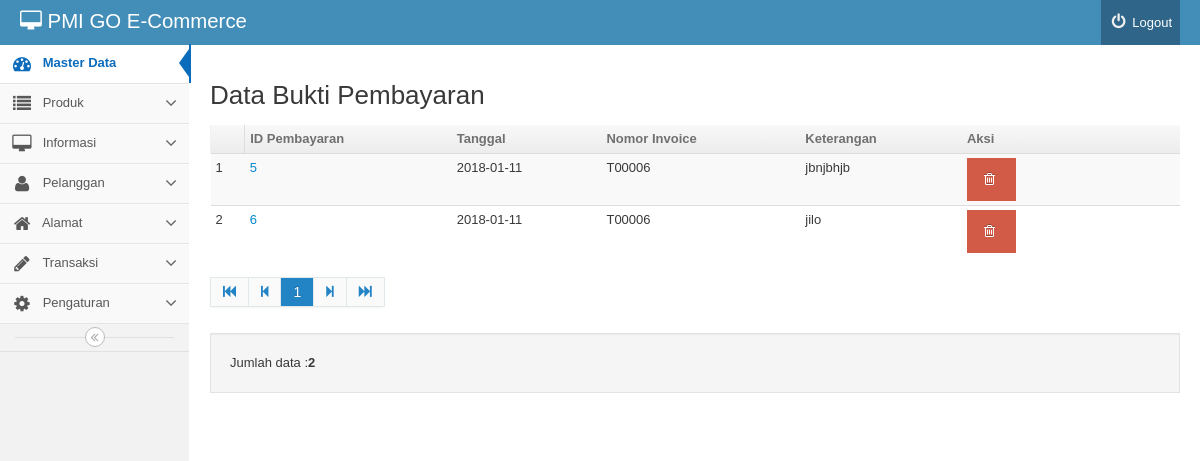
The app's page /backend/index.php?mod=bukti&pg=konfirmasi_view (signed in), older data.
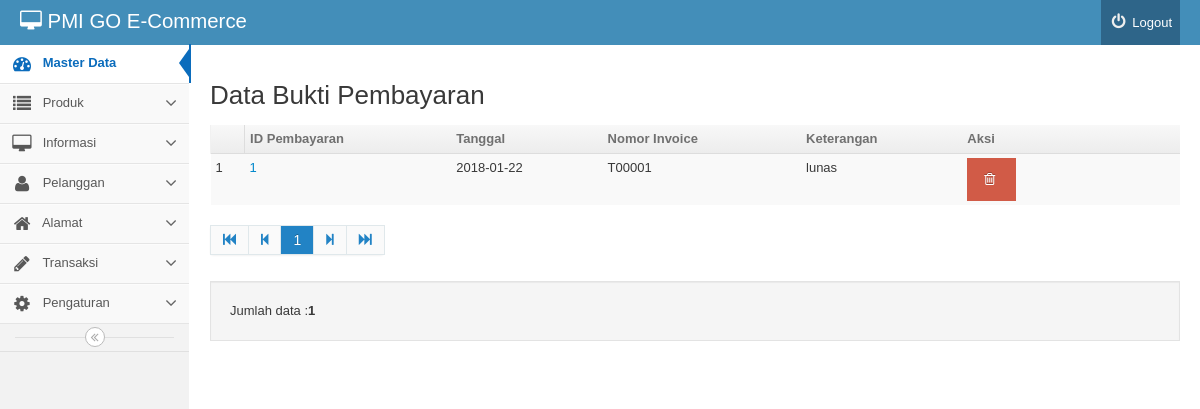
The same page, newer data.
### tables this page shows
CREATE TABLE IF NOT EXISTS `bukti_pembayaran` (
  `idpembayaran` int(11) NOT NULL AUTO_INCREMENT,
  `tanggal` date NOT NULL,
  `noinvoice` varchar(11) NOT NULL,
  `foto` varchar(30) NOT NULL,
  `keterangan` varchar(250) NOT NULL,
  PRIMARY KEY (`idpembayaran`)
);

### backend/bukti/konfirmasi_view.php (the view, shortened to what this page needs)
<div>
	<h2 id="headings"> Data Bukti Pembayaran</h2>
	<table  class="table table-striped table-condensed">
		<thead>
			<th> <td><b>ID Pembayaran </b></td><td><b>Tanggal </b></td><td><b>Nomor Invoice</b></td><td><b>Keterangan</b></td><td style='min-width: 100px'><b>Aksi</b></td></th>
		</thead>
		<tbody>
<?php
$batas='10';
$halaman=$_GET['halaman'];
$posisi=null;
if(empty($halaman)){
$posisi=0;
}else{
$posisi=($halaman-1)* $batas;
}
$query="SELECT *from bukti_pembayaran
 limit $posisi,$batas ";
$result=mysql_query($query) or die(mysql_error());
$no=1;
while($rows=mysql_fetch_object($result)){
			?>
			<tr>
				<td><?php echo $posisi+$no
				?></td>
                <td><a href='index.php?mod=bukti&pg=konfirmasi_detail&id=<?php echo $rows -> idpembayaran; ?>'><?php echo $rows -> idpembayaran; ?></a></td>
				<td><?php echo $rows -> tanggal; ?></td>
				<td><?php echo $rows ->noinvoice; ?></td>
				<td><?php echo $rows -> keterangan; ?></td>
				<td>
				<a href="index.php?mod=bukti&pg=konfirmasi_view&act=del&id=<?php echo $rows -> idpembayaran; ?>"
				onclick="return confirm('Yakin data bukti pembayaran akan dihapus?') ";
				class='btn btn-danger'> <i class="icon-trash"></i></a></td>
			</tr>
			<?php $no++;
				}
			?>
		</tbody>
	</table>
	<?php
	$tampil2 = mysql_query("SELECT idpembayaran from bukti_pembayaran");
	$jmldata = mysql_num_rows($tampil2);
?>
<div class='pagination'>
	<ul>
	</ul>
</div>
<div class='well'>Jumlah data :<strong><?php echo $jmldata; ?> </strong></div>
</div>

Row changes from the older to the newer data that the page shows:
removed bukti_pembayaran: no "1", idpembayaran "5", tanggal "2018-01-11", noinvoice "T00006", keterangan "jbnjbhjb"
removed bukti_pembayaran: no "2", idpembayaran "6", tanggal "2018-01-11", noinvoice "T00006", keterangan "jilo"
added bukti_pembayaran: no "1", idpembayaran "1", tanggal "2018-01-22", noinvoice "T00001", keterangan "lunas"
Text that changed along with them:
$jmldata: "2" → "1"
